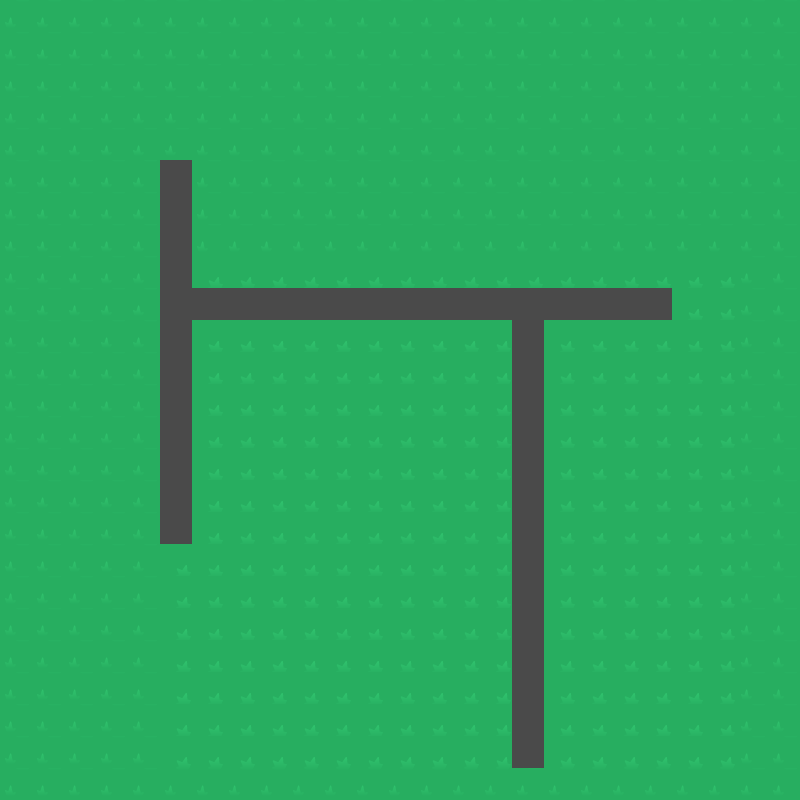

A 2D game scene composited from a Tiled map and its tileset images. What follows is a short description and the map's XML, with every tile layer's data as written:
An orthogonal 25x25 tile map with 32x32 px tiles, 2 tile layers (Background, Foreground) and 3 objects.

<map version="1.10" tiledversion="1.12.2" orientation="orthogonal" renderorder="right-down" width="25" height="25" tilewidth="32" tileheight="32" infinite="0" nextlayerid="4" nextobjectid="12">
 <tileset firstgid="1" name="campus" tilewidth="32" tileheight="32" tilecount="2160" columns="54">
  <image source="tilesheet_complete.png" width="1728" height="1280" />
 </tileset>
 <layer id="1" name="Background" width="25" height="25">
  <data encoding="csv">
55,55,55,55,55,55,55,55,55,55,55,55,55,55,55,55,55,55,55,55,55,55,55,55,55,
55,55,55,55,55,55,55,55,55,55,55,55,55,55,55,55,55,55,55,55,55,55,55,55,55,
55,55,55,55,55,55,55,55,55,55,55,55,55,55,55,55,55,55,55,55,55,55,55,55,55,
55,55,55,55,55,55,55,55,55,55,55,55,55,55,55,55,55,55,55,55,55,55,55,55,55,
55,55,55,55,55,55,55,55,55,55,55,55,55,55,55,55,55,55,55,55,55,55,55,55,55,
55,55,55,55,55,1,55,55,55,55,55,55,55,55,55,55,55,55,55,55,55,55,55,55,55,
55,55,55,55,55,1,55,55,55,55,55,55,55,55,55,55,55,55,55,55,55,55,55,55,55,
55,55,55,55,55,1,55,55,55,55,55,55,55,55,55,55,55,55,55,55,55,55,55,55,55,
55,55,55,55,55,1,1,1,1,1,1,1,1,1,1,1,1,1,1,1,1,1,1,55,55,
55,55,55,55,55,1,1,1,1,1,1,1,1,1,1,1,1,1,1,1,1,1,1,55,55,
55,55,55,55,55,1,1,1,1,1,1,1,1,1,1,1,1,1,1,1,1,1,1,55,55,
55,55,55,55,55,1,1,1,1,1,1,1,1,1,1,1,1,1,1,1,1,1,1,55,55,
55,55,55,55,55,1,1,1,1,1,1,1,1,1,1,1,1,1,1,1,1,1,1,55,55,
55,55,55,55,55,1,1,1,1,1,1,1,1,1,1,1,1,1,1,1,1,1,1,55,55,
55,55,55,55,55,1,1,1,1,1,1,1,1,1,1,1,1,1,1,1,1,1,1,55,55,
55,55,55,55,55,1,1,1,1,1,1,1,1,1,1,1,1,1,1,1,1,1,1,55,55,
55,55,55,55,55,1,1,1,1,1,1,1,1,1,1,1,1,1,1,1,1,1,1,55,55,
55,55,55,55,55,1,1,1,1,1,1,1,1,1,1,1,1,1,1,1,1,1,1,55,55,
55,55,55,55,55,1,1,1,1,1,1,1,1,1,1,1,1,1,1,1,1,1,1,55,55,
55,55,55,55,55,1,1,1,1,1,1,1,1,1,1,1,1,1,1,1,1,1,1,55,55,
55,55,55,55,55,1,1,1,1,1,1,1,1,1,1,1,1,1,1,1,1,1,1,55,55,
55,55,55,55,55,1,1,1,1,1,1,1,1,1,1,1,1,1,1,1,1,1,1,55,55,
55,55,55,55,55,1,1,1,1,1,1,1,1,1,1,1,1,1,1,1,1,1,1,55,55,
55,55,55,55,55,1,1,1,1,1,1,1,1,1,1,1,1,1,1,1,1,1,1,55,55,
55,55,55,55,55,55,55,55,55,55,55,55,55,55,55,55,55,55,55,55,55,55,55,55,55
</data>
 </layer>
 <layer id="3" name="Foreground" width="25" height="25">
  <data encoding="csv">
0,0,0,0,0,0,0,0,0,0,0,0,0,0,0,0,0,0,0,0,0,0,0,0,0,
0,0,0,0,0,0,0,0,0,0,0,0,0,0,0,0,0,0,0,0,0,0,0,0,0,
0,0,0,0,0,0,0,0,0,0,0,0,0,0,0,0,0,0,0,0,0,0,0,0,0,
0,0,0,0,0,0,0,0,0,0,0,0,0,0,0,0,0,0,0,0,0,0,0,0,0,
0,0,0,0,0,0,0,0,0,0,0,0,0,0,0,0,0,0,0,0,0,0,0,0,0,
0,0,0,0,0,111,0,0,0,0,0,0,0,0,0,0,0,0,0,0,0,0,0,0,0,
0,0,0,0,0,111,0,0,0,0,0,0,0,0,0,0,0,0,0,0,0,0,0,0,0,
0,0,0,0,0,111,0,0,0,0,0,0,0,0,0,0,0,0,0,0,0,0,0,0,0,
0,0,0,0,0,111,0,0,0,0,0,0,0,0,0,0,0,0,0,0,0,0,0,0,0,
0,0,0,0,0,111,111,111,111,111,111,111,111,111,111,111,111,111,111,111,111,0,0,0,0,
0,0,0,0,0,111,0,0,0,0,0,0,0,0,0,0,111,0,0,0,0,0,0,0,0,
0,0,0,0,0,111,0,0,0,0,0,0,0,0,0,0,111,0,0,0,0,0,0,0,0,
0,0,0,0,0,111,0,0,0,0,0,0,0,0,0,0,111,0,0,0,0,0,0,0,0,
0,0,0,0,0,111,0,0,0,0,0,0,0,0,0,0,111,0,0,0,0,0,0,0,0,
0,0,0,0,0,111,0,0,0,0,0,0,0,0,0,0,111,0,0,0,0,0,0,0,0,
0,0,0,0,0,111,0,0,0,0,0,0,0,0,0,0,111,0,0,0,0,0,0,0,0,
0,0,0,0,0,111,0,0,0,0,0,0,0,0,0,0,111,0,0,0,0,0,0,0,0,
0,0,0,0,0,0,0,0,0,0,0,0,0,0,0,0,111,0,0,0,0,0,0,0,0,
0,0,0,0,0,0,0,0,0,0,0,0,0,0,0,0,111,0,0,0,0,0,0,0,0,
0,0,0,0,0,0,0,0,0,0,0,0,0,0,0,0,111,0,0,0,0,0,0,0,0,
0,0,0,0,0,0,0,0,0,0,0,0,0,0,0,0,111,0,0,0,0,0,0,0,0,
0,0,0,0,0,0,0,0,0,0,0,0,0,0,0,0,111,0,0,0,0,0,0,0,0,
0,0,0,0,0,0,0,0,0,0,0,0,0,0,0,0,111,0,0,0,0,0,0,0,0,
0,0,0,0,0,0,0,0,0,0,0,0,0,0,0,0,111,0,0,0,0,0,0,0,0,
0,0,0,0,0,0,0,0,0,0,0,0,0,0,0,0,0,0,0,0,0,0,0,0,0
</data>
 </layer>
 <objectgroup id="2" name="Collision">
  <object id="7" x="160" y="160" width="32" height="384" />
  <object id="8" x="192" y="288" width="480" height="32" />
  <object id="9" x="512" y="320" width="32" height="448" />
 </objectgroup>
</map>
